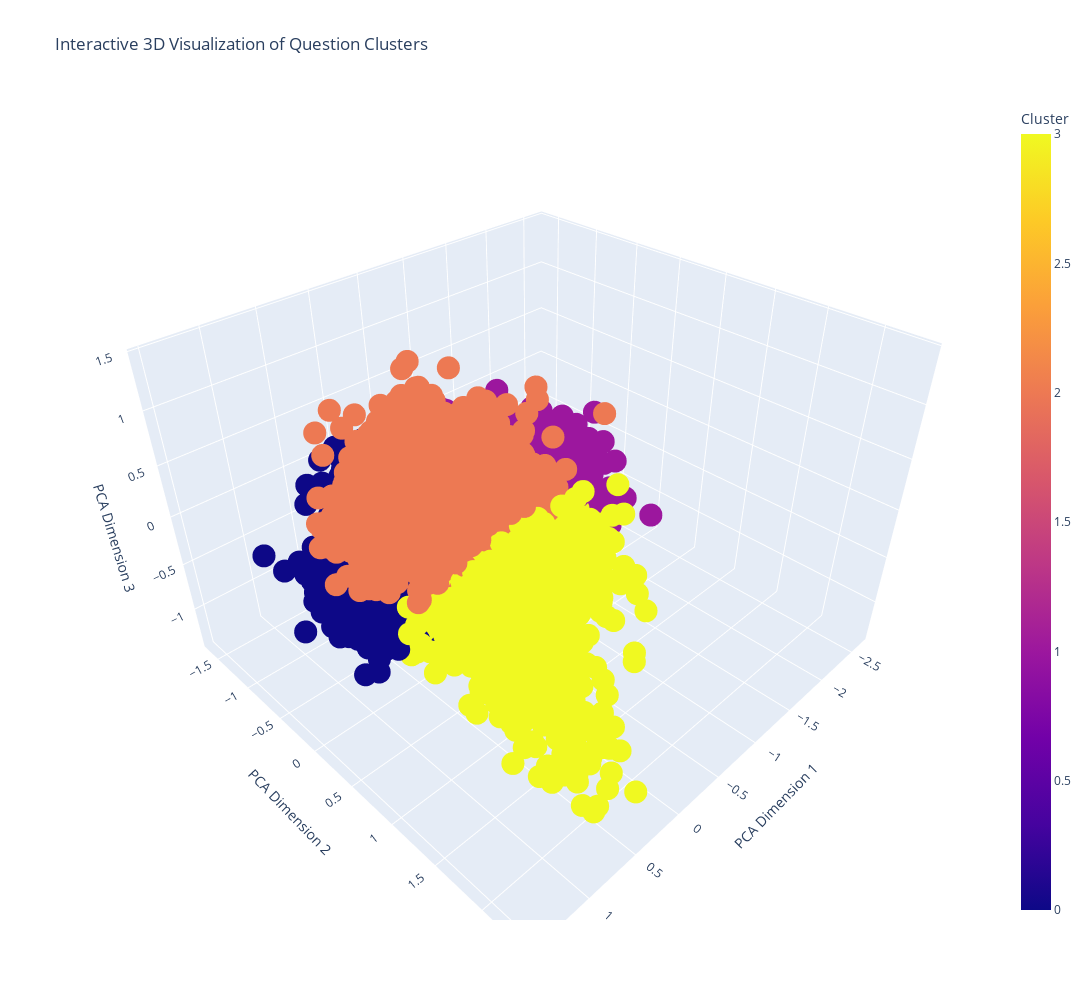

Here is the notebook cell this chart was saved with:
### Code cell
import plotly.express as px
from sklearn.decomposition import PCA
# Reduce dimensions of question embeddings to 3D using PCA
pca = PCA(n_components=3)
question_embeddings_3d = pca.fit_transform(question_embeddings)


# Prepare a DataFrame for visualization
visualization_df = pd.DataFrame({
    'PCA Dimension 1': question_embeddings_3d[:, 0],
    'PCA Dimension 2': question_embeddings_3d[:, 1],
    'PCA Dimension 3': question_embeddings_3d[:, 2],
    'Cluster': train_df['cluster'],
    'Question': train_df['question']
})
# Create an interactive 3D scatter plot with a larger figure size
fig = px.scatter_3d(
    visualization_df,
    x='PCA Dimension 1',
    y='PCA Dimension 2',
    z='PCA Dimension 3',
    color='Cluster',
    hover_data=['Question'],  # Show the question on hover
    title='Interactive 3D Visualization of Question Clusters',
    width=1200,  # Set the width of the plot
    height=1000   # Set the height of the plot
)

# Show the plot
fig.show()

### Figure 1 — Plotly figure (JSON) as saved in the notebook; plotly's stock layout.template omitted (floating-point values rounded to 4 significant figures; data arrays with more than 128 entries replaced by an {"elided": "..."} marker saying what was removed)
{"data": [{"customdata": {"elided": "9598x1 str values"}, "hovertemplate": "PCA Dimension 1=%{x}<br>PCA Dimension 2=%{y}<br>PCA Dimension 3=%{z}<br>Question=%{customdata[0]}<br>Cluster=%{marker.color}<extra></extra>", "legendgroup": "", "marker": {"color": {"elided": "9598 int values"}, "coloraxis": "coloraxis", "symbol": "circle"}, "mode": "markers", "name": "", "scene": "scene", "showlegend": false, "type": "scatter3d", "x": {"elided": "9598 float values"}, "y": {"elided": "9598 float values"}, "z": {"elided": "9598 float values"}}], "layout": {"coloraxis": {"colorbar": {"title": {"text": "Cluster"}}, "colorscale": [[0, "#0d0887"], [0.1111, "#46039f"], [0.2222, "#7201a8"], [0.3333, "#9c179e"], [0.4444, "#bd3786"], [0.5556, "#d8576b"], [0.6667, "#ed7953"], [0.7778, "#fb9f3a"], [0.8889, "#fdca26"], [1, "#f0f921"]]}, "height": 1000, "legend": {"tracegroupgap": 0}, "scene": {"domain": {"x": [0, 1], "y": [0, 1]}, "xaxis": {"title": {"text": "PCA Dimension 1"}}, "yaxis": {"title": {"text": "PCA Dimension 2"}}, "zaxis": {"title": {"text": "PCA Dimension 3"}}}, "title": {"text": "Interactive 3D Visualization of Question Clusters"}, "width": 1200}}
